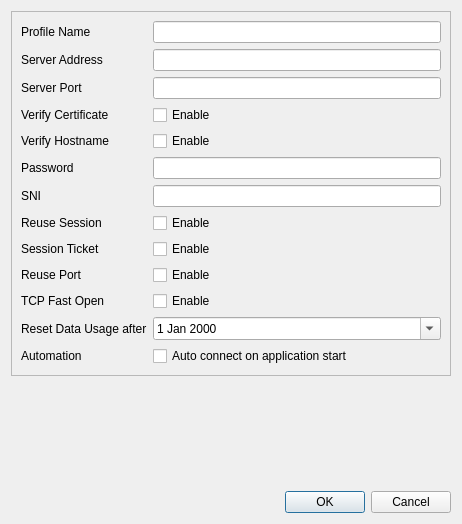
<?xml version="1.0" encoding="UTF-8"?>
<ui version="4.0">
 <class>EditDialog</class>
 <widget class="QDialog" name="EditDialog">
  <property name="geometry">
   <rect>
    <x>0</x>
    <y>0</y>
    <width>462</width>
    <height>524</height>
   </rect>
  </property>
  <property name="windowTitle">
   <string>Profile Editor</string>
  </property>
  <layout class="QVBoxLayout" name="verticalLayout">
   <item>
    <widget class="QFrame" name="editFrame">
     <property name="frameShape">
      <enum>QFrame::StyledPanel</enum>
     </property>
     <property name="frameShadow">
      <enum>QFrame::Raised</enum>
     </property>
     <layout class="QFormLayout" name="formLayout">
      <property name="sizeConstraint">
       <enum>QLayout::SetMaximumSize</enum>
      </property>
      <property name="fieldGrowthPolicy">
       <enum>QFormLayout::ExpandingFieldsGrow</enum>
      </property>
      <property name="rowWrapPolicy">
       <enum>QFormLayout::WrapLongRows</enum>
      </property>
      <property name="labelAlignment">
       <set>Qt::AlignLeading|Qt::AlignLeft|Qt::AlignVCenter</set>
      </property>
      <item row="1" column="0">
       <widget class="QLabel" name="nameLabel">
        <property name="text">
         <string>Profile Name</string>
        </property>
       </widget>
      </item>
      <item row="1" column="1">
       <widget class="QLineEdit" name="nameEdit"/>
      </item>
      <item row="2" column="0">
       <widget class="QLabel" name="serverAddrLabel">
        <property name="text">
         <string>Server Address</string>
        </property>
       </widget>
      </item>
      <item row="2" column="1">
       <widget class="QLineEdit" name="serverAddrEdit"/>
      </item>
      <item row="3" column="0">
       <widget class="QLabel" name="serverPortLabel">
        <property name="text">
         <string>Server Port</string>
        </property>
       </widget>
      </item>
      <item row="3" column="1">
       <widget class="QLineEdit" name="serverPortEdit">
        <property name="inputMethodHints">
         <set>Qt::ImhDigitsOnly|Qt::ImhPreferNumbers</set>
        </property>
       </widget>
      </item>
      <item row="4" column="0">
       <widget class="QLabel" name="verifyCertificateLabel">
        <property name="text">
         <string>Verify Certificate</string>
        </property>
       </widget>
      </item>
      <item row="4" column="1">
       <widget class="QCheckBox" name="verifyCertificateCheckBox">
        <property name="text">
         <string>Enable</string>
        </property>
       </widget>
      </item>
      <item row="5" column="0">
       <widget class="QLabel" name="verifyHostname">
        <property name="text">
         <string>Verify Hostname</string>
        </property>
       </widget>
      </item>
      <item row="5" column="1">
       <widget class="QCheckBox" name="verifyHostnameCheckBox">
        <property name="text">
         <string>Enable</string>
        </property>
       </widget>
      </item>
      <item row="6" column="0">
       <widget class="QLabel" name="pwdLabel">
        <property name="text">
         <string>Password</string>
        </property>
       </widget>
      </item>
      <item row="6" column="1">
       <widget class="QLineEdit" name="pwdEdit">
        <property name="inputMethodHints">
         <set>Qt::ImhNoAutoUppercase|Qt::ImhNoPredictiveText|Qt::ImhSensitiveData</set>
        </property>
        <property name="echoMode">
         <enum>QLineEdit::PasswordEchoOnEdit</enum>
        </property>
       </widget>
      </item>
      <item row="8" column="0">
       <widget class="QLabel" name="reuseSessionLabel">
        <property name="text">
         <string>Reuse Session</string>
        </property>
       </widget>
      </item>
      <item row="8" column="1">
       <widget class="QCheckBox" name="reuseSessionCheckBox">
        <property name="text">
         <string>Enable</string>
        </property>
       </widget>
      </item>
      <item row="9" column="0">
       <widget class="QLabel" name="sessionTicketLabel">
        <property name="text">
         <string>Session Ticket</string>
        </property>
       </widget>
      </item>
      <item row="9" column="1">
       <widget class="QCheckBox" name="sessionTicketCheckBox">
        <property name="text">
         <string>Enable</string>
        </property>
       </widget>
      </item>
      <item row="10" column="0">
       <widget class="QLabel" name="reusePortLabel">
        <property name="text">
         <string>Reuse Port</string>
        </property>
       </widget>
      </item>
      <item row="10" column="1">
       <widget class="QCheckBox" name="reusePortCheckBox">
        <property name="text">
         <string>Enable</string>
        </property>
       </widget>
      </item>
      <item row="12" column="1">
       <widget class="QDateEdit" name="resetDateEdit">
        <property name="sizePolicy">
         <sizepolicy hsizetype="Expanding" vsizetype="Fixed">
          <horstretch>0</horstretch>
          <verstretch>0</verstretch>
         </sizepolicy>
        </property>
        <property name="calendarPopup">
         <bool>true</bool>
        </property>
       </widget>
      </item>
      <item row="13" column="0">
       <widget class="QLabel" name="autoStartLabel">
        <property name="text">
         <string>Automation</string>
        </property>
       </widget>
      </item>
      <item row="13" column="1">
       <widget class="QCheckBox" name="autoStartCheckBox">
        <property name="sizePolicy">
         <sizepolicy hsizetype="Expanding" vsizetype="Fixed">
          <horstretch>0</horstretch>
          <verstretch>0</verstretch>
         </sizepolicy>
        </property>
        <property name="text">
         <string>Auto connect on application start</string>
        </property>
       </widget>
      </item>
      <item row="7" column="0">
       <widget class="QLabel" name="sniLabel">
        <property name="text">
         <string>SNI</string>
        </property>
       </widget>
      </item>
      <item row="7" column="1">
       <widget class="QLineEdit" name="sniEdit"/>
      </item>
      <item row="11" column="0">
       <widget class="QLabel" name="tcpFastOpenLabel">
        <property name="text">
         <string>TCP Fast Open</string>
        </property>
       </widget>
      </item>
      <item row="12" column="0">
       <widget class="QLabel" name="resetDateLabel">
        <property name="text">
         <string>Reset Data Usage after</string>
        </property>
       </widget>
      </item>
      <item row="11" column="1">
       <widget class="QCheckBox" name="tcpFastOpenCheckBox">
        <property name="text">
         <string>Enable</string>
        </property>
       </widget>
      </item>
     </layout>
    </widget>
   </item>
   <item>
    <spacer name="verticalSpacer">
     <property name="orientation">
      <enum>Qt::Vertical</enum>
     </property>
     <property name="sizeHint" stdset="0">
      <size>
       <width>20</width>
       <height>0</height>
      </size>
     </property>
    </spacer>
   </item>
   <item>
    <widget class="QDialogButtonBox" name="buttonBox">
     <property name="orientation">
      <enum>Qt::Horizontal</enum>
     </property>
     <property name="standardButtons">
      <set>QDialogButtonBox::Cancel|QDialogButtonBox::Ok</set>
     </property>
    </widget>
   </item>
  </layout>
 </widget>
 <tabstops>
  <tabstop>nameEdit</tabstop>
  <tabstop>serverAddrEdit</tabstop>
  <tabstop>serverPortEdit</tabstop>
  <tabstop>pwdEdit</tabstop>
  <tabstop>resetDateEdit</tabstop>
  <tabstop>autoStartCheckBox</tabstop>
 </tabstops>
 <resources/>
 <connections>
  <connection>
   <sender>buttonBox</sender>
   <signal>rejected()</signal>
   <receiver>EditDialog</receiver>
   <slot>reject()</slot>
   <hints>
    <hint type="sourcelabel">
     <x>316</x>
     <y>260</y>
    </hint>
    <hint type="destinationlabel">
     <x>286</x>
     <y>274</y>
    </hint>
   </hints>
  </connection>
 </connections>
</ui>
